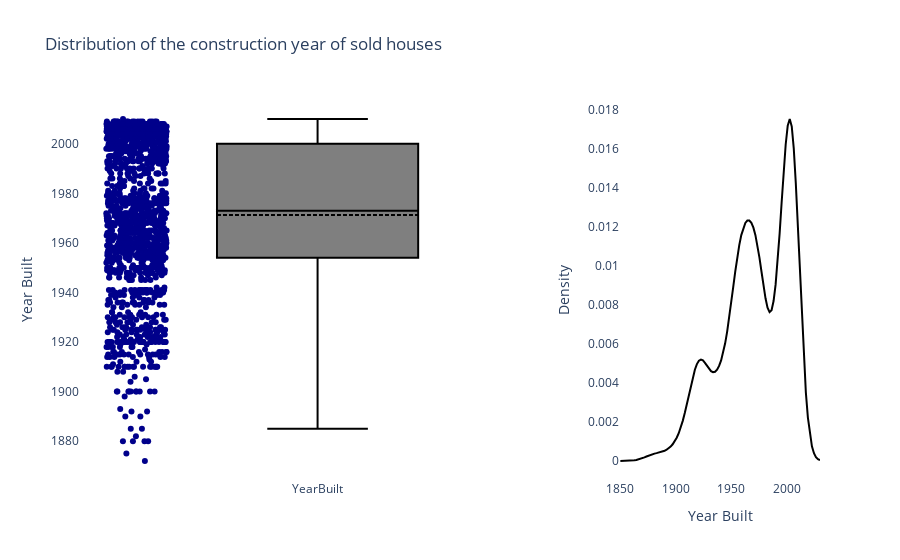

Source (notebook cell):
### Markdown cell above
### YearBuilt: Original construction date

### Code cell
numeric_attribute = "YearBuilt"

# Create a figure
fig = go.Figure()

# Create subplots
fig = make_subplots(rows=1, cols=2, column_widths=[0.7, 0.3])

# Boxplot chart
fig.add_trace(boxplot_chart(numeric_attributes_df, numeric_attribute), row=1, col=1)

x_kde, y_kde = kde_values(df_train[numeric_attribute].values, 1850, 2030)
fig.add_trace(
    go.Scatter(
        x=x_kde, y=y_kde, mode="lines", showlegend=False, line=dict(color="black")
    ),
    row=1,
    col=2,
)


fig.update_layout(
    title="Distribution of the construction year of sold houses",
    yaxis_title="Year Built",
    plot_bgcolor="white",
)

fig.update_xaxes(title_text="Year Built", row=1, col=2)
fig.update_yaxes(title_text="Density", row=1, col=2)

fig.show()

### Figure 1 — Plotly figure (JSON) as saved in the notebook; plotly's stock layout.template omitted (floating-point values rounded to 4 significant figures; data arrays with more than 128 entries replaced by an {"elided": "..."} marker saying what was removed)
{"data": [{"boxmean": true, "boxpoints": "all", "jitter": 0.3, "line": {"color": "black"}, "marker": {"color": "darkblue"}, "name": "YearBuilt", "pointpos": -1.8, "showlegend": false, "type": "box", "xaxis": "x", "y": {"elided": "1460 int values"}, "yaxis": "y"}, {"line": {"color": "black"}, "mode": "lines", "showlegend": false, "type": "scatter", "x": [1850, 1852.0, 1854.0, 1855.0, 1857.0, 1859.0, 1861.0, 1863.0, 1865.0, 1866.0, 1868.0, 1870, 1872.0, 1874.0, 1875.0, 1877.0, 1879.0, 1881.0, 1883.0, 1885.0, 1886.0, 1888.0, 1890, 1892.0, 1894.0, 1895.0, 1897.0, 1899.0, 1901.0, 1903.0, 1905.0, 1906.0, 1908.0, 1910, 1912.0, 1914.0, 1915.0, 1917.0, 1919.0, 1921.0, 1923.0, 1925.0, 1926.0, 1928.0, 1930, 1932.0, 1934.0, 1935.0, 1937.0, 1939.0, 1941.0, 1943.0, 1945.0, 1946.0, 1948.0, 1950, 1952.0, 1954.0, 1955.0, 1957.0, 1959.0, 1961.0, 1963.0, 1965.0, 1966.0, 1968.0, 1970, 1972.0, 1974.0, 1975.0, 1977.0, 1979.0, 1981.0, 1983.0, 1985.0, 1986.0, 1988.0, 1990, 1992.0, 1994.0, 1995.0, 1997.0, 1999.0, 2001.0, 2003.0, 2005.0, 2006.0, 2008.0, 2010, 2012.0, 2014.0, 2015.0, 2017.0, 2019.0, 2021.0, 2023.0, 2025.0, 2026.0, 2028.0, 2030], "xaxis": "x2", "y": [3.809e-07, 8.591e-07, 1.825e-06, 3.656e-06, 6.916e-06, 1.238e-05, 2.101e-05, 3.387e-05, 5.201e-05, 7.62e-05, 0.0001068, 0.0001433, 0.0001845, 0.0002285, 0.0002724, 0.0003135, 0.0003497, 0.0003801, 0.0004055, 0.0004283, 0.0004525, 0.0004825, 0.0005227, 0.000577, 0.0006486, 0.0007408, 0.0008579, 0.001006, 0.001192, 0.001425, 0.001713, 0.002059, 0.002461, 0.002909, 0.003384, 0.003859, 0.004303, 0.004684, 0.004971, 0.005146, 0.005204, 0.005157, 0.005036, 0.004877, 0.004721, 0.004605, 0.004552, 0.004577, 0.004684, 0.004876, 0.00516, 0.005544, 0.006035, 0.006637, 0.007337, 0.00811, 0.008916, 0.009708, 0.01044, 0.01107, 0.01158, 0.01196, 0.01221, 0.01233, 0.01233, 0.01221, 0.01196, 0.01158, 0.01106, 0.01043, 0.009717, 0.008992, 0.008342, 0.007859, 0.007634, 0.007735, 0.008203, 0.009044, 0.01022, 0.01167, 0.01327, 0.01485, 0.01623, 0.01719, 0.01754, 0.01716, 0.01603, 0.01426, 0.01204, 0.009631, 0.007286, 0.005205, 0.003508, 0.002228, 0.001333, 0.0007505, 0.0003976, 0.0001981, 9.277e-05, 4.083e-05], "yaxis": "y2"}], "layout": {"plot_bgcolor": "white", "title": {"text": "Distribution of the construction year of sold houses"}, "xaxis": {"anchor": "y", "domain": [0, 0.63]}, "xaxis2": {"anchor": "y2", "domain": [0.73, 1], "title": {"text": "Year Built"}}, "yaxis": {"anchor": "x", "domain": [0, 1], "title": {"text": "Year Built"}}, "yaxis2": {"anchor": "x2", "domain": [0, 1], "title": {"text": "Density"}}}}
